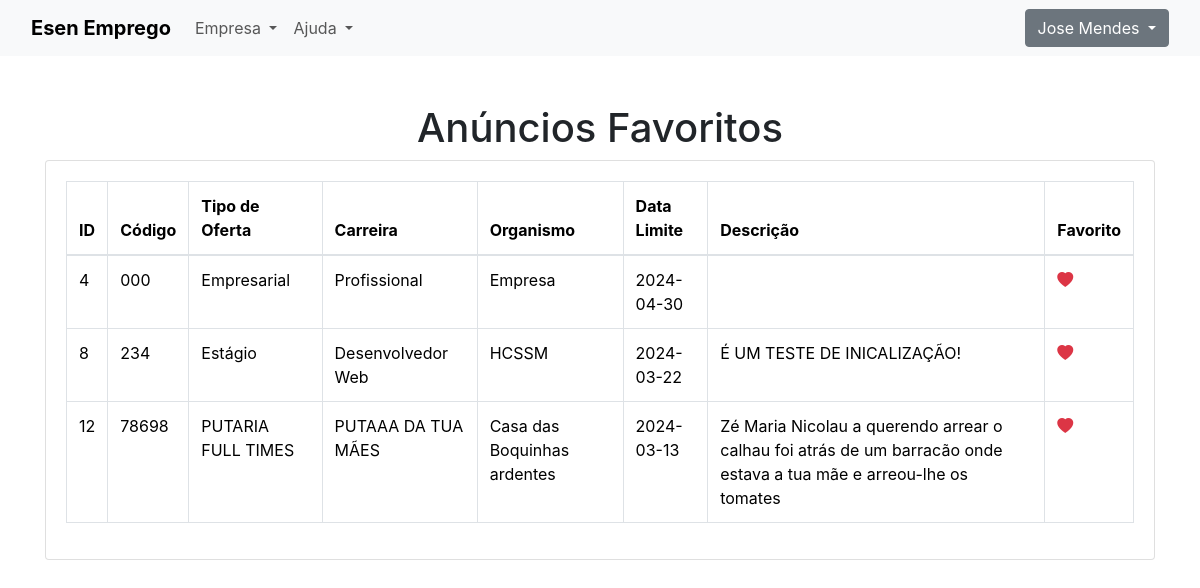
Page /Favoritos.php (signed in) on the earlier database version.
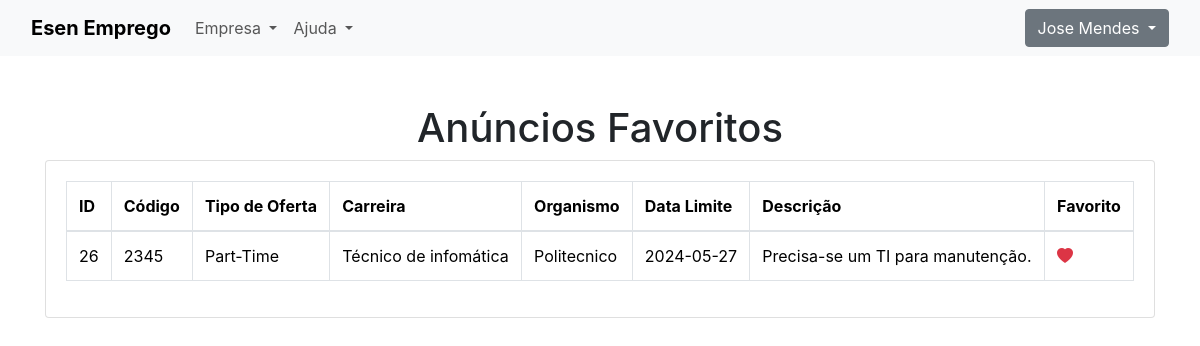
Same page on the later database version.
### tables this page shows
CREATE TABLE `favoritos` (
  `id` int(11) NOT NULL,
  `anuncio_id` int(11) NOT NULL
);

CREATE TABLE `anuncios` (
  `id` int(255) NOT NULL,
  `codigo` varchar(255) DEFAULT NULL,
  `tipo_de_oferta` varchar(255) DEFAULT NULL,
  `carreira` varchar(255) DEFAULT NULL,
  `organismo` varchar(255) DEFAULT NULL,
  `data_limite` date DEFAULT NULL,
  `Descricao` text NOT NULL,
  `curso_id` varchar(100) NOT NULL,
  `id_empresa` varchar(255) DEFAULT NULL
);

### Favoritos.php (the view, shortened to what this page needs)
<?php
require(__DIR__ . '/inc/header.php');
require(__DIR__ . '/inc/Navar.php');
$pdo = connect_db();
$sql = "SELECT * FROM favoritos JOIN anuncios ON favoritos.anuncio_id = anuncios.id";
$stmt = $pdo->query($sql);
$favoritos = $stmt->fetchAll(PDO::FETCH_ASSOC);
?>
<!DOCTYPE html>
<html lang="pt">
<head>
    <link rel="stylesheet" href="https://stackpath.bootstrapcdn.com/bootstrap/4.5.2/css/bootstrap.min.css">
    <link href="https://cdn.jsdelivr.net/npm/bootstrap-icons@1.9.0/font/bootstrap-icons.css" rel="stylesheet">
</head>
<body>
    <div class="container mt-5">
        <h1 class="text-center">Anúncios Favoritos</h1>
        <div class="table-responsive">
            <div class="card">
                <div class="card-body">
                    <table class="table table-bordered">
                        <thead>
                            <tr>
                                <th>ID</th>
                                <th>Código</th>
                                <th>Tipo de Oferta</th>
                                <th>Carreira</th>
                                <th>Organismo</th>
                                <th>Data Limite</th>
                                <th>Descrição</th>
                                <th>Favorito</th>
                            </tr>
                        </thead>
                        <tbody>
                            <?php foreach ($favoritos as $favorito) : ?>
                                <tr>
                                    <td><?php echo $favorito['id']; ?></td>
                                    <td><?php echo $favorito['codigo']; ?></td>
                                    <td><?php echo $favorito['tipo_de_oferta']; ?></td>
                                    <td><?php echo $favorito['carreira']; ?></td>
                                    <td><?php echo $favorito['organismo']; ?></td>
                                    <td><?php echo $favorito['data_limite']; ?></td>
                                    <td><?php echo $favorito['Descricao']; ?></td>
                                    <td>
                                        <i class="bi <?php echo (in_array($favorito['id'], array_column($favoritos, 'anuncio_id'))) ? 'bi-heart-fill text-danger fav-icon' : 'bi-heart text-secondary fav-icon'; ?>" data-anuncio-id="<?php echo $favorito['id']; ?>"></i>
                                    </td>
                                </tr>
                            <?php endforeach; ?>
                        </tbody>
                    </table>
                </div>
            </div>
        </div>
    </div>
</body>
</html>

### inc/header.php (shortened to what this page needs)
<!DOCTYPE html>
<html lang="en">
<head>
    <link rel="stylesheet" href="css/bootstrap.min.css">
</html>

### inc/Navar.php (shortened to what this page needs)
<nav class="navbar navbar-expand-lg bg-body-tertiary">
    <div class="container-fluid">
        <a class="navbar-brand" href="index.php"><strong>Esen Emprego</strong></a>
        <div class="collapse navbar-collapse" id="navbarSupportedContent">
            <ul class="navbar-nav me-auto mb-2 mb-lg-0">
                <li class="nav-item dropdown">
                    <a class="nav-link dropdown-toggle" href="#" role="button" data-bs-toggle="dropdown" aria-expanded="true">
                        Empresa
                    </a>
                </li>
                <li class="nav-item dropdown">
                    <a class="nav-link dropdown-toggle" href="#" role="button" data-bs-toggle="dropdown" aria-expanded="true">
                        Ajuda
                    </a>
                </li>
            </ul>
            <?php
            if (isset($_SESSION['loggedin']) && $_SESSION['loggedin'] == true) {
            ?>
                <div class="dropdown">
                    <button class="btn btn-secondary dropdown-toggle" type="button" id="loginDropdown" data-bs-toggle="dropdown" aria-expanded="true">
                        <?php echo $_SESSION['username']; ?>
                    </button>
                </div>
            <?php } ?>
        </div>
    </div>
</nav>

### Favoritos.php (style rules this page uses)
.fav-icon { cursor: pointer; }

Differences in the rows shown:
removed favoritos: anuncio "4", anuncio.codigo "000", anuncio.tipo_de_oferta "Empresarial", anuncio.carreira "Profissional", anuncio.organismo "Empresa", anuncio.data_limite "2024-04-30"
removed favoritos: anuncio "8", anuncio.codigo "234", anuncio.tipo_de_oferta "Estágio", anuncio.carreira "Desenvolvedor Web", anuncio.organismo "HCSSM", anuncio.data_limite "2024-03-22", anuncio.Descricao "É UM TESTE DE INICALIZAÇÃO!"
removed favoritos: anuncio "12", anuncio.codigo "78698", anuncio.tipo_de_oferta "PUTARIA FULL TIMES", anuncio.carreira "PUTAAA DA TUA MÃES", anuncio.organismo "Casa das Boquinhas ardentes", anuncio.data_limite "2024-03-13", anuncio.Descricao "Zé Maria Nicolau a querendo arrear o calhau foi atrás de um barracão onde estava a tua mãe e arreou-lhe os tomates"
added favoritos: anuncio "26", anuncio.codigo "2345", anuncio.tipo_de_oferta "Part-Time", anuncio.carreira "Técnico de infomática", anuncio.organismo "Politecnico", anuncio.data_limite "2024-05-27", anuncio.Descricao "Precisa-se um TI para manutenção."
